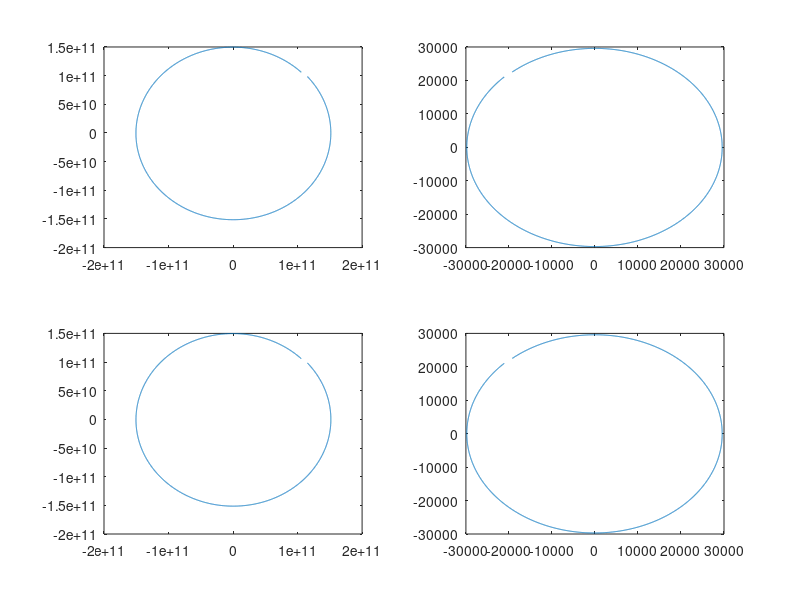

MATLAB code for this plot:
clc 
clear all
close all

Sol_masa = 1988500 * 10^24;
Tierra_distancia = 149.6 * 1000 * 10^6;
Tierra_velocidad = 29.8 *1000;
G = 6.672 * 10^-11;

px = zeros(1, 120);
py = zeros(1, 120);

muestras = 60*100;

tiempo = 31536000;
T = tiempo / muestras;

x = Tierra_distancia * sin(pi/4);
xp = Tierra_velocidad * - sin(pi/4);

y = Tierra_distancia * sin(pi/4);
yp = Tierra_velocidad * - cos(3*pi/4);

xd = Tierra_distancia * sin(pi/4);
xpd = Tierra_velocidad * - sin(pi/4);

yd = Tierra_distancia * sin(pi/4);
ypd = Tierra_velocidad * - cos(3*pi/4);

G_Sol_masa = G * Sol_masa;

px = zeros(1, muestras);
py = zeros(1, muestras);

vx = zeros(1, muestras);
vy = zeros(1, muestras);

pxd = zeros(1, muestras);
pyd = zeros(1, muestras);

vxd = zeros(1, muestras);
vyd = zeros(1, muestras);

for i = 1:muestras
    
    distancia_2 = x^2 + y^2;
    distancia = sqrt(distancia_2);
    distancia_3 = distancia * distancia_2;
    
    ax = -x * ( G_Sol_masa ) / distancia_3;
    ay = -y * ( G_Sol_masa ) / distancia_3;
    
    x = x + xp*T;
    xp = xp + ax*T;
    px(i) = x;
    vx(i) = xp;
    
    y = y + yp*T;
    yp = yp + ay*T;
    py(i) = y;
    vy(i) = yp;
    
    xd = xd + xpd*T + ((T^2)/2)*ax;
    xpd = xpd + ax*T;
    pxd(i) = xd;
    vxd(i) = xpd;
    
    yd = yd + ypd*T + ((T^2)/2)*ay;
    ypd = ypd + ay*T;
    pyd(i) = yd;
    vyd(i) = ypd;
end

xlim([-Tierra_distancia Tierra_distancia])
ylim([-Tierra_distancia Tierra_distancia])

subplot(2, 2, 1)
plot(px, py)

subplot(2, 2, 2)
plot(vx, vy)

subplot(2, 2, 3)
plot(pxd, pyd)

subplot(2, 2, 4)
plot(vxd, vyd)

sum_E = 0;
for i = 1 : muestras
    distancia1 = sqrt( px(i)^2 + py(i)^2 );
    distancia2 = sqrt ( pxd(i)^2 + pyd(i)^2 );
    E = abs( distancia1 - distancia2 );
    prom_distancia = ( distancia1 + distancia2 )/2;
    sum_E = sum_E + E/prom_distancia;
end

Error_prom = sum_E/muestras;
Error_por = Error_prom * 100;

% prom_distancia = ( distancia1 + distancia2 )/2;
% disp( ( (MESd/muestras) / prom_distancia) * 100 )
%     
% 0.0332